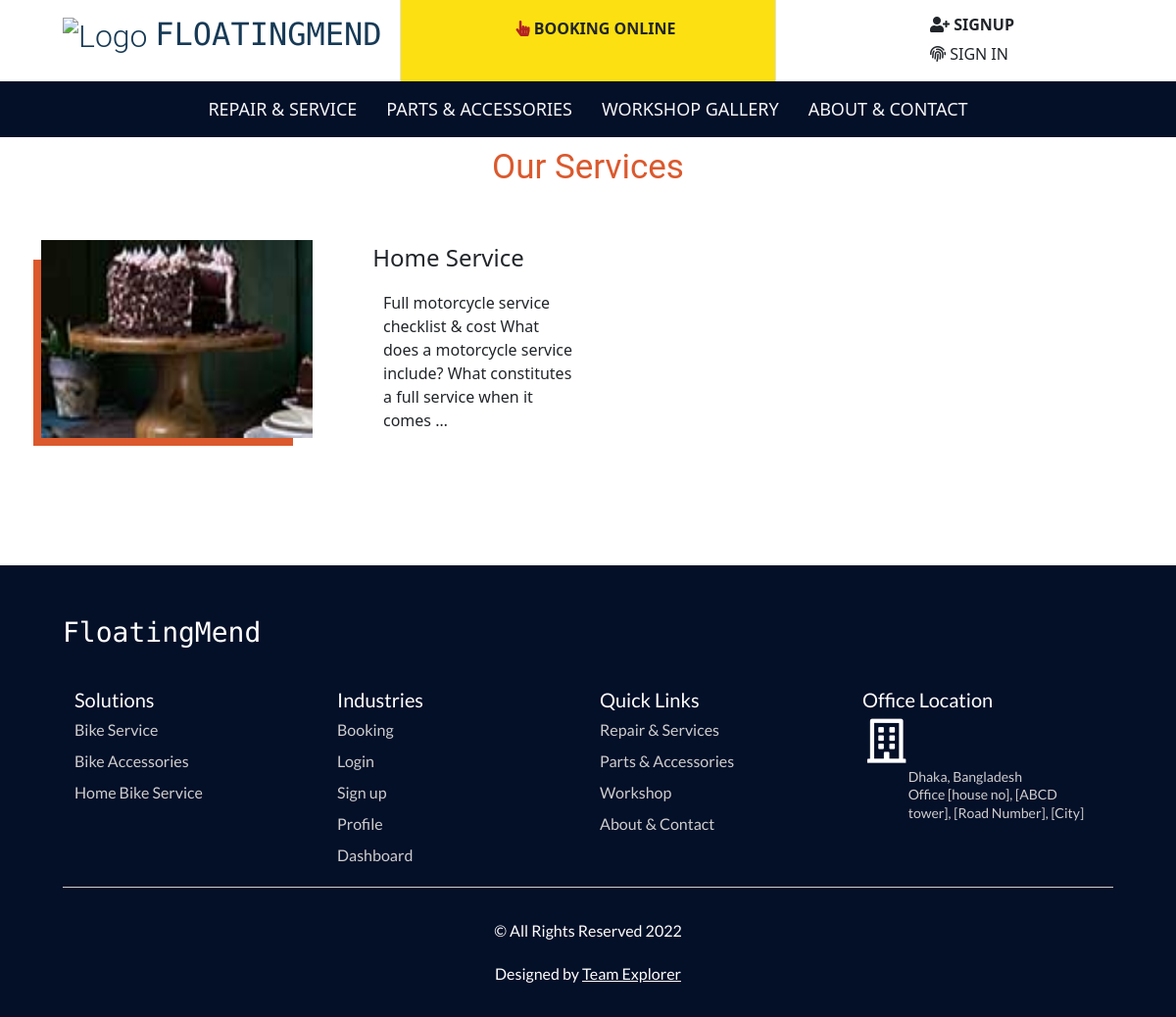
Page /services/ on the committed database.
### App_main/models.py (models this page shows, shortened)
class ServicesModel(models.Model):
    name = models.CharField(max_length=100)
    cost = models.IntegerField()
    details = models.TextField()
    logo = models.ImageField(upload_to='service_logo/', verbose_name=_("service_logo"))
    service_details_image = models.ImageField(upload_to='service_details_image/',
                                              verbose_name=_("service_details_image"))
    status = models.BooleanField(default=True)

### App_main/views.py (the view)
# urls.py: path('services/', views.services_views, name='services'),
def services_views(request):
    services = ServicesModel.objects.filter(status=True)
    content = {
        'services': services,
        'loginForm': loginForm_(),
    }
    return render(request, 'App_main/service.html', context=content)

### App_main/views.py (called while the page is built)
def loginForm_():
    loginForm = AuthenticationForm()
    loginForm.fields['username'].widget.attrs['placeholder'] = "Username"
    loginForm.fields['password'].widget.attrs['placeholder'] = "Password"
    return loginForm

### templates/App_main/service.html (shortened to what this page needs)
{% extends 'base.html' %}
{% load static %}
{% block main %}
    <link rel="stylesheet" href="{% static 'css/basicx.css' %}">
    <div class="container all-services">
        <h1 class="smart-services-header">
            Our Services
        </h1>
        <div class="row">
            {% for service in services %}
                <div class="col-md-3 col-sm-12">
                    <div class="hover">
                        <img src="{{ service.service_details_image.url }}" alt="Quality Products">
                    </div>
                </div>
                <div class="col-md-3 col-sm-12">
                    <div class="service-details">
                        <p class="service-name">
                            {{ service.name }}
                        </p>
                        <ul>
                            <li>
                                <div style="cursor: pointer;" data-bs-toggle="modal"
                                     data-bs-target="#serviceModal-{{ service.id }}">
                                    {{ service.details|truncatewords_html:20|safe }}
                                </div>
                            </li>
                        </ul>
                    </div>
                </div>
            {% endfor %}
        </div>
    </div>
{% endblock %}

### static/css/basicx.css (style rules this page uses)
.all-services { margin-bottom: 100px; }
.smart-services-header { display: flex; -webkit-box-pack: center; justify-content: center; color: #db592d; cursor: pointer; margin: 10px auto; position: relative; padding-bottom: 13px; text-align: center !important; }
.smart-services-header:after { position: absolute; left: 50%; content: ""; height: 1px; background: #db592d; transition: all 0.5s linear; width: 0; bottom: 0; }
.hover { position: relative; width: 277px; height: 202px; margin: 30px 0; transition: all 0.6s ease 0s; box-shadow: rgb(219 89 45) -14px 14px 0 -6px; }
.hover img { width: 277px !important; margin: 0; height: 100% !important; }
.service-details { margin: 30px 0; }
.service-details .service-name { font-size: 24px; text-align: center; }
.service-details ul li { text-align: center; list-style: none; }

### templates/base.html (style rules this page uses)
:root { --primary: #FD5D14; --secondary: #FDBE33; --light: #F4F6F8; --dark: #040F28; }

### templates/footer.html (style rules this page uses)
html { scroll-behavior: smooth; }
h1 { text-align: center; font-family: roboto; font-weight: 400; font-size: 35px; color: #656565; }

### rows in the picture
ServicesModel: service_details_image (picture), name "Home Service", details "Full motorcycle service checklist & cost What does a motorcycle service include? What constitutes a full service when it comes …"
